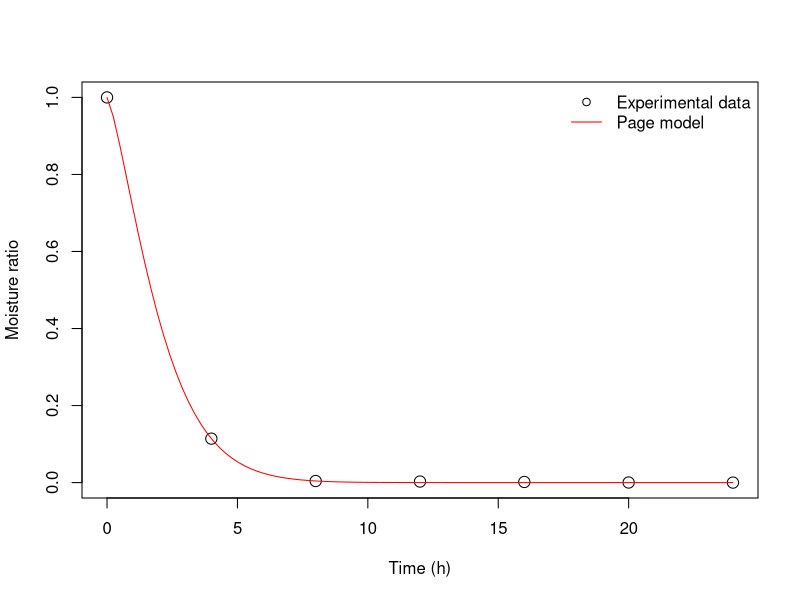
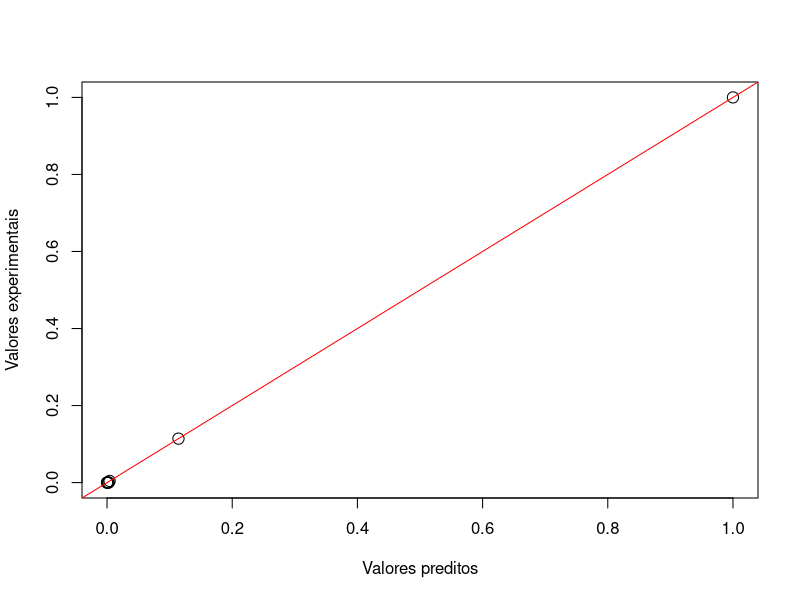
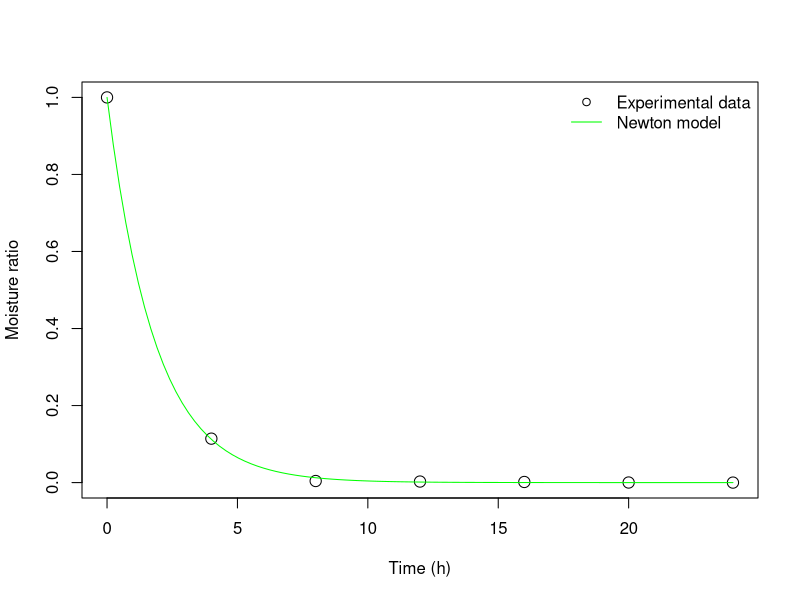
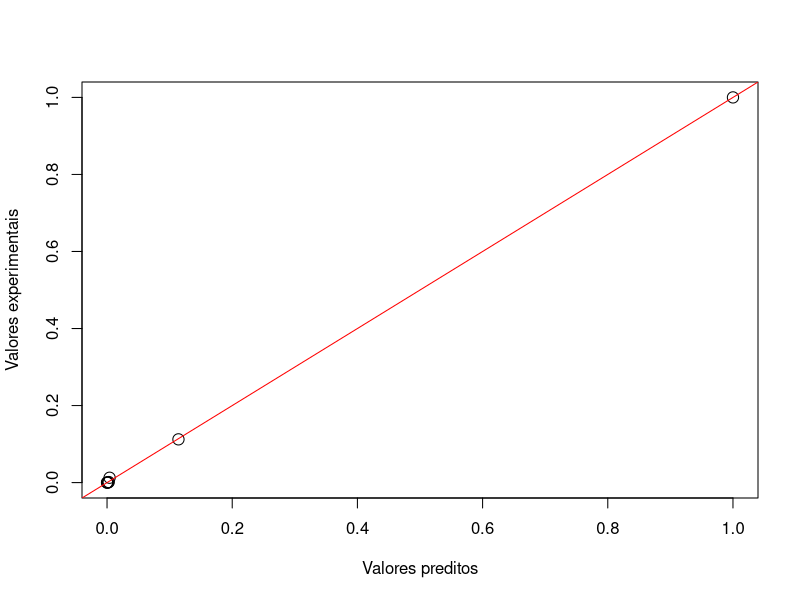
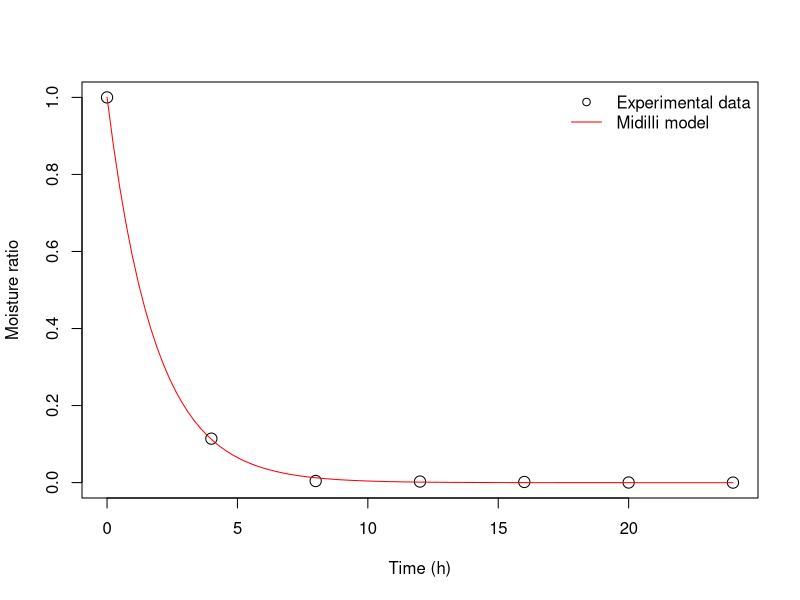
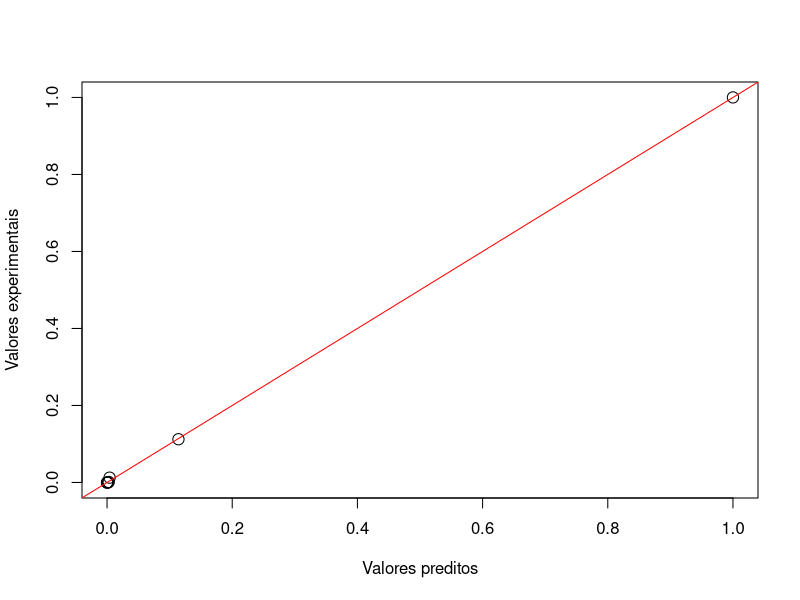
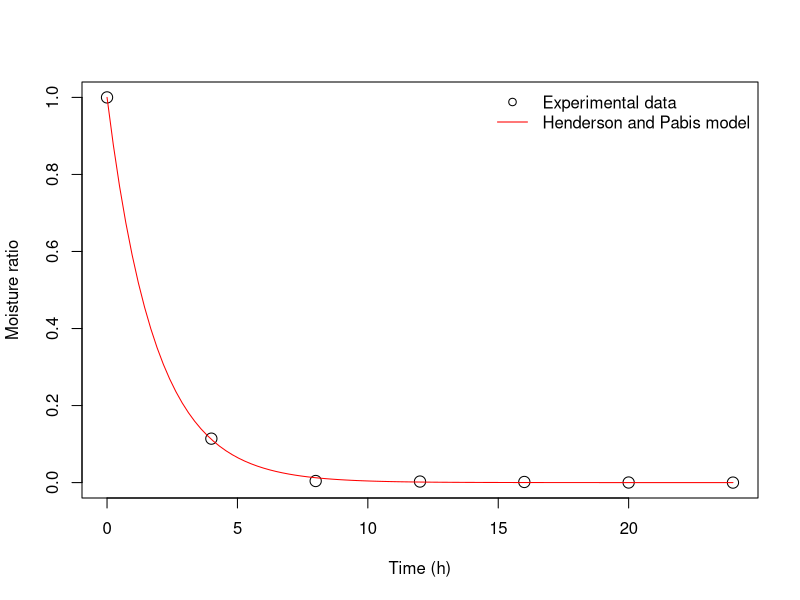
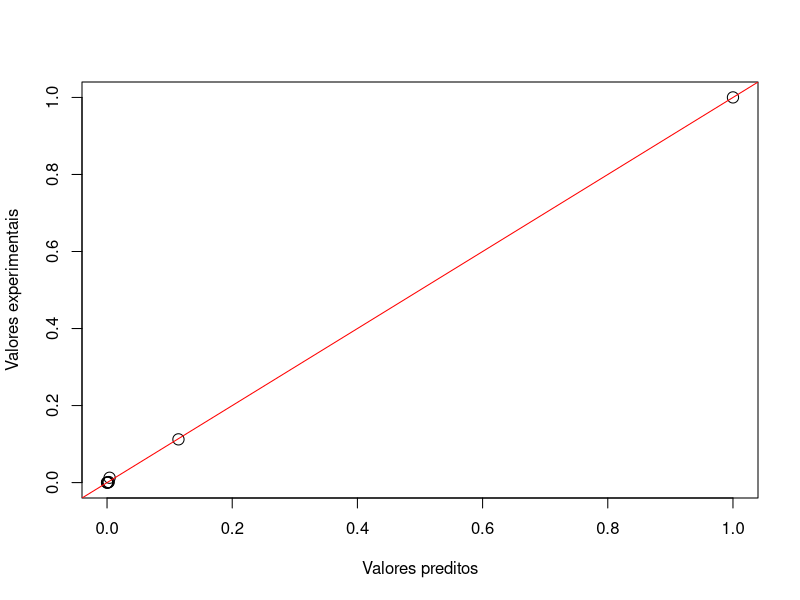

These figures' R source, in order:
## ---- chunk 1
library(Metrics)
library(ggplot2)
## ---- chunk 2
#Tempo (h)
x <- c(0, 4, 8, 12, 16, 20, 24)

#Moisture ratio
y <- c(1, 0.1141, 0.0041, 0.0027, 0.0016, 0.0002, 0)
## ---- chunk 3
dados <- data.frame(x, y)
## ---- chunk 4
page = nls(formula = y ~ exp(-k*(I(x^n))),
           data = dados, start = list(k = 0.5, n = 1), trace = TRUE)
## ---- chunk 5
summary(page)
## ---- chunk 6
r_page <- cor(y, predict(page))
rmse_page <- rmse(y, predict(page))

r_page
rmse_page
## ---- chunk 7
#Dados experimentais:
plot(dados, 
     xlab = "Time (h)",
     ylab = "Moisture ratio",
     cex = 1.5)   #altera o tamanho do símbolo

#Modelo ajustado
curve((exp(-coef(page)[1] * (x^coef(page)[2]))),
      add = TRUE, col = "red")

#Legenda do gráfico
legend("topright", legend=c("Experimental data", "Page model"),
       lty=c(NA, 1), 
       col=c("black", "red"), 
       lwd = 1:1, 
       pch=c(1, NA), #pch: muda o símbolo
       bty = "n") #tira o contorno da caixa da legenda
## ---- chunk 8
fitted.values(page)

plot(y, fitted.values(page), 
     xlab = "Valores preditos",
     ylab = "Valores experimentais",
     cex = 1.5)
abline(0.00, 1, 
       col = "red")
## ---- chunk 9
newton = nls(formula = y ~ exp(-k * x),
             data= dados, start = list(k = 0.001), trace = TRUE)
## ---- chunk 10
summary(newton)
## ---- chunk 11
r_newton <- cor(y, predict(newton))
rmse_newton <- rmse(y, predict(newton))

r_newton
rmse_newton
## ---- chunk 12
#Dados experimentais:
plot(dados, 
     xlab = "Time (h)",
     ylab = "Moisture ratio",
     cex = 1.5)   #altera o tamanho do símbolo

#Modelo ajustado
curve((exp(-coef(newton)[1] * x)), 
      add = TRUE, col = "green")

#Legenda do gráfico
legend("topright", legend=c("Experimental data", "Newton model"),
       lty=c(NA, 1), 
       col=c("black", "green"), 
       lwd = 1:1, 
       pch=c(1, NA), #pch: muda o símbolo
       bty = "n") #tira o contorno da caixa da legenda
## ---- chunk 13
fitted.values(newton)

plot(y, fitted.values(newton), 
     xlab = "Valores preditos",
     ylab = "Valores experimentais",
     cex = 1.5)
abline(0.00, 1, 
       col = "red")
## ---- chunk 14
midilli = nls(formula = y ~ (a * ( exp(- k * x)) + (b * x)), 
              data = dados, start = list(a = 1, k = 0.1, b = 0.01),
              trace = TRUE)
## ---- chunk 15
summary(midilli)
## ---- chunk 16
r_midilli <- cor(y, predict(midilli))
rmse_midilli <- rmse(y, predict(midilli))

r_midilli
rmse_midilli
## ---- chunk 17
#Dados experimentais:
plot(dados, 
     xlab = "Time (h)",
     ylab = "Moisture ratio",
     cex = 1.5)   #altera o tamanho do símbolo

#Modelo ajustado
curve((coef(midilli)[1] * (exp(-coef(midilli)[2]*x)) + 
         coef(midilli)[3] * x), 
      add = TRUE, col = "red")

#Legenda do gráfico
legend("topright", legend=c("Experimental data", "Midilli model"),
       lty=c(NA, 1), 
       col=c("black", "red"), 
       lwd = 1:1, 
       pch=c(1, NA), #pch: muda o símbolo
       bty = "n") #tira o contorno da caixa da legenda
## ---- chunk 18
fitted.values(midilli)

plot(y, fitted.values(midilli), 
     xlab = "Valores preditos",
     ylab = "Valores experimentais",
     cex = 1.5)
abline(0.00, 1, 
       col = "red")
## ---- chunk 19
hend_pabis = nls(formula = y ~ (a * ( exp(- k * x))), 
              data = dados, start = list(a = 1, k = 0.1),
              trace = TRUE)
## ---- chunk 20
summary(hend_pabis)
## ---- chunk 21
r_hendpabis <- cor(y, predict(hend_pabis))
rmse_hendpabis <- rmse(y, predict(hend_pabis))

r_hendpabis
rmse_hendpabis
## ---- chunk 22
#Dados experimentais:
plot(dados, 
     xlab = "Time (h)",
     ylab = "Moisture ratio",
     cex = 1.5)   #altera o tamanho do símbolo     

#Modelo ajustado
curve((coef(hend_pabis)[1] * (exp(-coef(hend_pabis)[2]*x))), 
      add = TRUE, col = "red")

#Legenda do gráfico
legend("topright", legend=c("Experimental data", "Henderson and Pabis model"),
       lty=c(NA, 1), 
       col=c("black", "red"), 
       lwd = 1:1, 
       pch=c(1, NA), #pch: muda o símbolo
       bty = "n") #tira o contorno da caixa da legenda
## ---- chunk 23
fitted.values(hend_pabis)

plot(y, fitted.values(hend_pabis), 
     xlab = "Valores preditos",
     ylab = "Valores experimentais",
     cex = 1.5)
abline(0.00, 1, 
       col = "red")
## ---- chunk 24
logar = nls(formula = y ~ ((a * ( exp(- k * x)))+ b), 
              data = dados, start = list(a = 1, k = 0.1, b = 0.01),
              trace = TRUE)
## ---- chunk 25
summary(logar)
## ---- chunk 26
r_logar <- cor(y, predict(logar))
rmse_logar <- rmse(y, predict(logar))

r_logar
rmse_logar
## ---- chunk 27
#Dados experimentais:
plot(dados, 
     xlab = "Time (h)",
     ylab = "Moisture ratio",
     cex = 1.5)   #altera o tamanho do símbolo     

#Modelo ajustado
curve(((coef(logar)[1] * (exp(-coef(logar)[2]*x)))+ coef(logar)[3]), 
      add = TRUE, col = "red")

#Legenda do gráfico
legend("topright", legend=c("Experimental data", "Logarithmic model"),
       lty=c(NA, 1), 
       col=c("black", "red"), 
       lwd = 1:1, 
       pch=c(1, NA), #pch: muda o símbolo
       bty = "n") #tira o contorno da caixa da legenda
## ---- chunk 28
fitted.values(logar)

plot(y, fitted.values(logar), 
     xlab = "Valores preditos",
     ylab = "Valores experimentais",
     cex = 1.5)
abline(0.00, 1, 
       col = "red")
## ---- chunk 29
df <- data.frame(models = c("Page", "Newton", "Midilli", "Henderson and Pabis", "Logarithmic"),
                 rmse_dados = c(rmse_page, rmse_newton, rmse_midilli, rmse_hendpabis, rmse_logar))

ggplot(df, aes(y = rmse_dados, x = models))+ 
  geom_bar(stat = "identity", width = 0.25)+     #width = largura da barra
  #scale_y_continuous(limits = c(0, 1))+
  theme_classic(base_size =  10)+
  xlab("Models") +
  ylab("RMSE")
## ---- chunk 30
df <- data.frame(models = c("Page", "Newton", "Midilli", "Henderson and Pabis", "Logarithmic"),
                 correlacao = c(r_page, r_newton, r_midilli, r_hendpabis, r_logar))

ggplot(df, aes(y = correlacao, x = models))+ 
  geom_bar(stat = "identity", width = 0.25)+     #width = largura da barra
  scale_y_continuous(limits = c(0, 1))+
  theme_classic(base_size =  10)+
  ylim(0.0, 1) +
  xlab("Models") +
  ylab("Coeficiente de Correlação")
